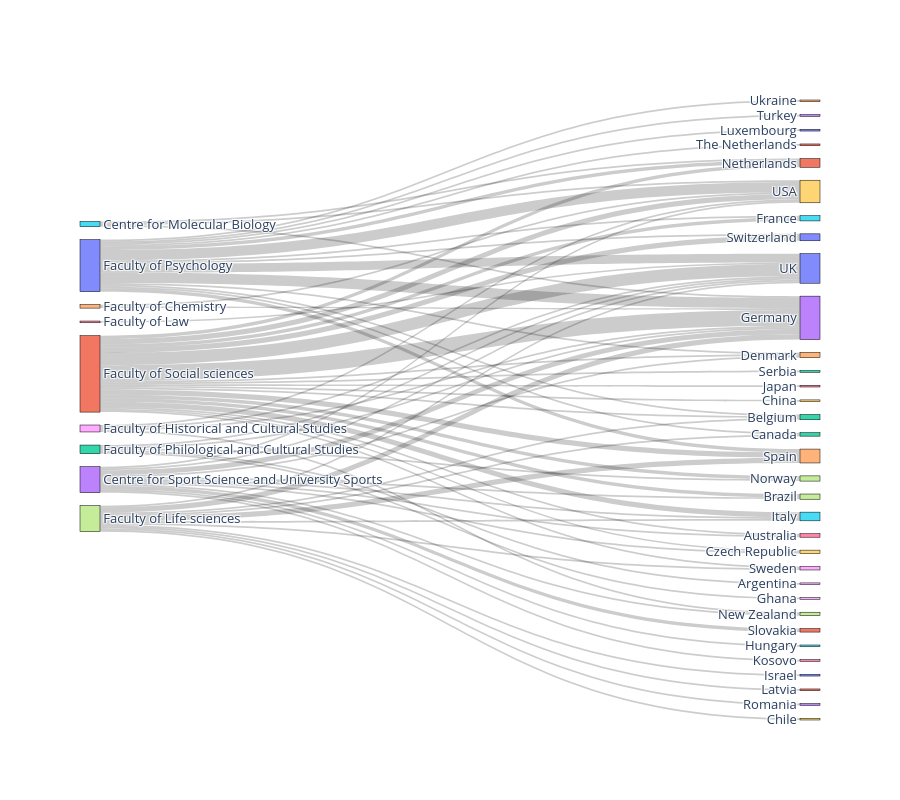

The cell this chart's notebook holds for it:
### Code cell
# Create source-target pairs for each faculty-country combination
faculty_country_pairs = []
    
for _, row in df.iterrows():
    faculty = row['faculty']
    if pd.notna(row['collab_countries_clean']) and row['collab_countries_clean'] and row['collab_countries_clean'] not in ['-99', 'xx']:
        # Split countries if multiple exist
        countries = row['collab_countries_clean'].split(', ')
        for country in countries:
            if country.strip() and country != 'Various':  # Ensure non-empty country
                faculty_country_pairs.append((faculty, country.strip()))

# Create a DataFrame from these pairs for counting
pairs_df = pd.DataFrame(faculty_country_pairs, columns=['faculty', 'country'])
pair_counts = pairs_df.groupby(['faculty', 'country']).size().reset_index(name='count')

# Create nodes for faculties and countries (no duplicates)
unique_faculties = pairs_df['faculty'].unique()
unique_countries = pairs_df['country'].unique()

# Create node labels
node_labels = list(unique_faculties) + list(unique_countries)

# Create source and target indices
faculty_indices = {faculty: i for i, faculty in enumerate(unique_faculties)}
country_indices = {country: i + len(unique_faculties) for i, country in enumerate(unique_countries)}

# Create source, target, and value lists for the Sankey diagram
sources = [faculty_indices[row['faculty']] for _, row in pair_counts.iterrows()]
targets = [country_indices[row['country']] for _, row in pair_counts.iterrows()]
values = pair_counts['count'].tolist()

# Create Sankey diagram
fig_sankey_world = go.Figure(data=[go.Sankey(
    node=dict(
        pad=15,
        thickness=20,
        line=dict(color="black", width=0.5),
        label=node_labels,
    ),
    link=dict(
        source=sources,
        target=targets,
        value=values
    )
)])

fig_sankey_world.update_layout(
    font_size=13,
    height=800
)

### Figure 1 — Plotly figure (JSON) as saved in the notebook; plotly's stock layout.template omitted (floating-point values rounded to 4 significant figures)
{"data": [{"link": {"source": [5, 5, 5, 3, 3, 3, 3, 3, 3, 3, 3, 3, 3, 3, 3, 4, 4, 8, 8, 8, 8, 6, 7, 7, 7, 7, 7, 7, 7, 7, 7, 7, 7, 2, 2, 2, 2, 2, 0, 0, 0, 0, 0, 0, 0, 0, 0, 0, 0, 0, 0, 0, 1, 1, 1, 1, 1, 1, 1, 1, 1, 1, 1, 1, 1, 1, 1, 1, 1, 1], "target": [13, 11, 9, 16, 27, 19, 34, 13, 35, 15, 36, 37, 21, 10, 9, 13, 9, 13, 37, 10, 9, 10, 12, 32, 39, 13, 30, 15, 31, 33, 24, 28, 10, 18, 13, 38, 17, 10, 12, 32, 34, 25, 13, 40, 11, 24, 20, 41, 23, 10, 9, 14, 16, 12, 27, 29, 19, 34, 25, 13, 15, 26, 11, 17, 22, 24, 28, 20, 10, 9], "value": [1, 1, 1, 1, 1, 1, 1, 3, 1, 1, 1, 1, 2, 1, 1, 1, 1, 1, 1, 1, 1, 1, 1, 1, 1, 3, 1, 1, 1, 1, 3, 1, 1, 1, 1, 1, 1, 1, 1, 1, 1, 1, 6, 1, 2, 2, 1, 1, 1, 5, 6, 1, 1, 1, 2, 1, 1, 1, 2, 9, 3, 1, 2, 2, 1, 3, 1, 3, 7, 3]}, "node": {"label": ["Faculty of Psychology", "Faculty of Social sciences", "Faculty of Philological and Cultural Studies", "Centre for Sport Science and University Sports", "Faculty of Chemistry", "Centre for Molecular Biology", "Faculty of Law", "Faculty of Life sciences", "Faculty of Historical and Cultural Studies", "USA", "UK", "Netherlands", "Belgium", "Germany", "Ukraine", "Italy", "Australia", "Norway", "Argentina", "Czech Republic", "Switzerland", "Slovakia", "Serbia", "Turkey", "Spain", "France", "Japan", "Brazil", "Sweden", "China", "Israel", "Latvia", "Canada", "Romania", "Denmark", "Hungary", "Kosovo", "New Zealand", "Ghana", "Chile", "Luxembourg", "The Netherlands"], "line": {"color": "black", "width": 0.5}, "pad": 15, "thickness": 20}, "type": "sankey"}], "layout": {"font": {"size": 13}, "height": 800}}
